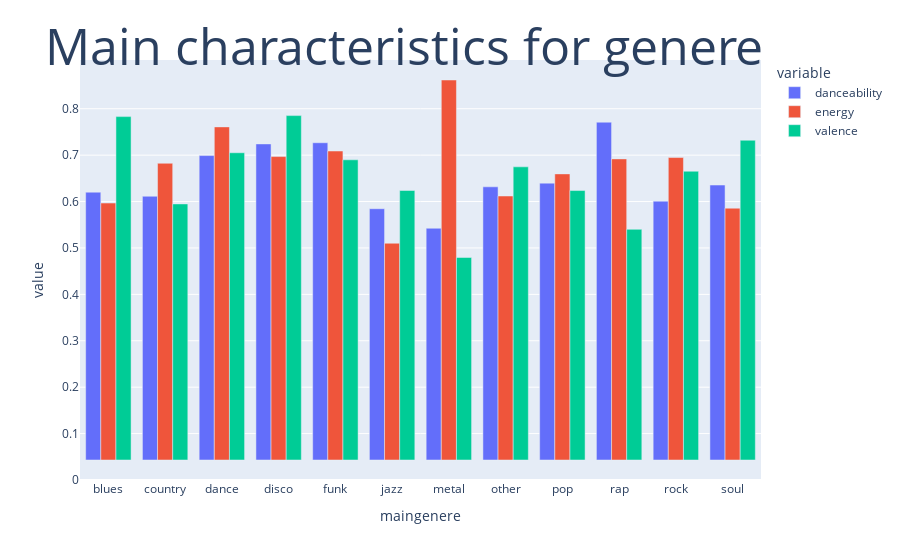

Notebook cell for this chart:
### Code cell
col=sb.color_palette('pastel6')
fig1 = px.bar(top_12_genere_gb, x=top_12_genere_gb.index, y=['danceability','energy','valence'], barmode='group')

fig1.update_layout(title=dict(text="Main characteristics for genere", font=dict(size=50), automargin=True, yref='paper'))

fig1.show()

### Figure 1 — Plotly figure (JSON) as saved in the notebook; plotly's stock layout.template omitted (floating-point values rounded to 4 significant figures)
{"data": [{"alignmentgroup": "True", "hovertemplate": "variable=danceability<br>maingenere=%{x}<br>value=%{y}<extra></extra>", "legendgroup": "danceability", "marker": {"color": "#636efa", "pattern": {"shape": ""}}, "name": "danceability", "offsetgroup": "danceability", "orientation": "v", "showlegend": true, "textposition": "auto", "type": "bar", "x": ["blues", "country", "dance", "disco", "funk", "jazz", "metal", "other", "pop", "rap", "rock", "soul"], "xaxis": "x", "y": [0.5771, 0.5683, 0.656, 0.6811, 0.6836, 0.5415, 0.4994, 0.5887, 0.5966, 0.7279, 0.5578, 0.5925], "yaxis": "y"}, {"alignmentgroup": "True", "hovertemplate": "variable=energy<br>maingenere=%{x}<br>value=%{y}<extra></extra>", "legendgroup": "energy", "marker": {"color": "#EF553B", "pattern": {"shape": ""}}, "name": "energy", "offsetgroup": "energy", "orientation": "v", "showlegend": true, "textposition": "auto", "type": "bar", "x": ["blues", "country", "dance", "disco", "funk", "jazz", "metal", "other", "pop", "rap", "rock", "soul"], "xaxis": "x", "y": [0.5537, 0.6394, 0.7178, 0.6538, 0.6658, 0.4671, 0.8188, 0.5689, 0.6165, 0.6488, 0.6517, 0.5426], "yaxis": "y"}, {"alignmentgroup": "True", "hovertemplate": "variable=valence<br>maingenere=%{x}<br>value=%{y}<extra></extra>", "legendgroup": "valence", "marker": {"color": "#00cc96", "pattern": {"shape": ""}}, "name": "valence", "offsetgroup": "valence", "orientation": "v", "showlegend": true, "textposition": "auto", "type": "bar", "x": ["blues", "country", "dance", "disco", "funk", "jazz", "metal", "other", "pop", "rap", "rock", "soul"], "xaxis": "x", "y": [0.7399, 0.5518, 0.6621, 0.7421, 0.6469, 0.5807, 0.4364, 0.6317, 0.5807, 0.4971, 0.6222, 0.6891], "yaxis": "y"}], "layout": {"barmode": "group", "legend": {"title": {"text": "variable"}, "tracegroupgap": 0}, "margin": {"t": 60}, "title": {"automargin": true, "font": {"size": 50}, "text": "Main characteristics for genere", "yref": "paper"}, "xaxis": {"anchor": "y", "domain": [0, 1], "title": {"text": "maingenere"}}, "yaxis": {"anchor": "x", "domain": [0, 1], "title": {"text": "value"}}}}
